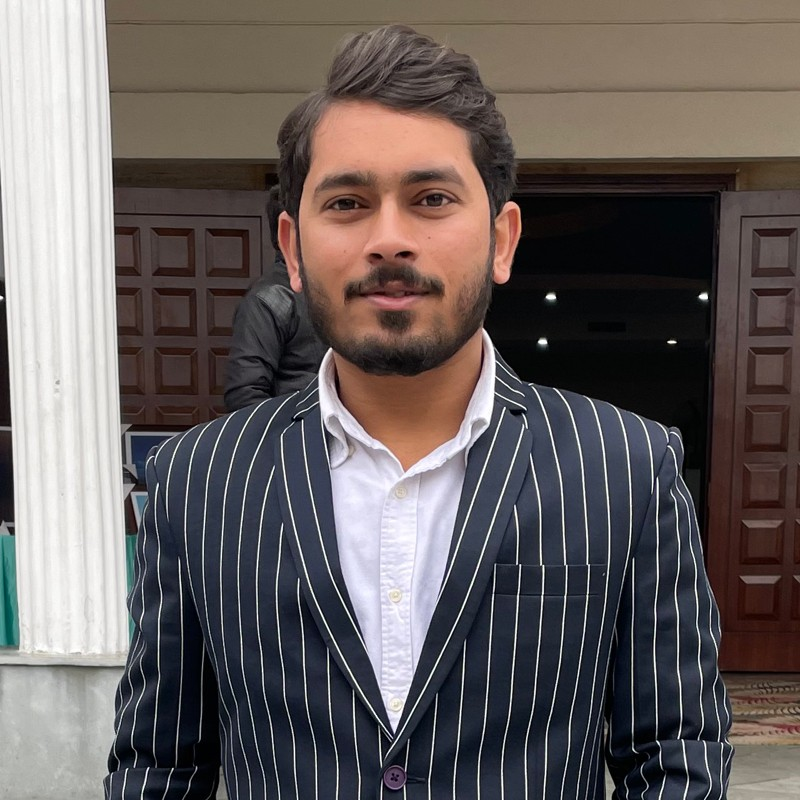
#> input picture OpenCvPythonProject/Resources/raghav.jpg, 800 x 800 px
$ python imageCropping.py
#> lines starting #> are read from the running program, lines starting #| are printed output that depends on the picture
import cv2
import os

os.chdir("C:/Users/Raghav/PycharmProjects/OpenCvPythonProject")

img = cv2.imread("Resources/raghav.jpg")
#> img is the input picture: shape (800, 800, 3); mean B, G, R 93.4, 94.3, 101.9
print(img.shape)
#| (800, 800, 3)
cv2.imshow("Image", img)

imgCropped = img[0:500, 120:700]
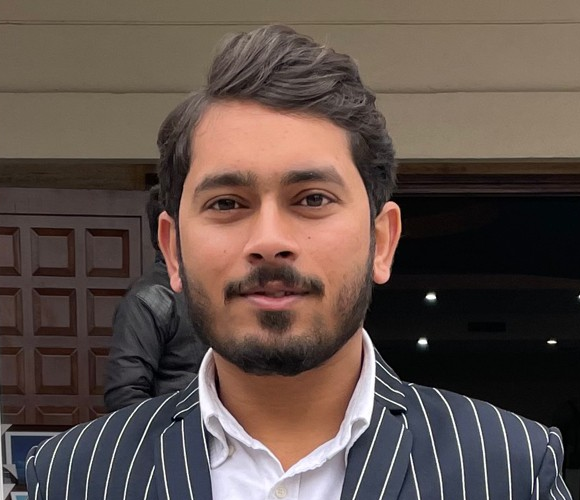
#> imgCropped: shape (500, 580, 3); mean B, G, R 73.4, 79.7, 95
print(imgCropped.shape)
#| (500, 580, 3)
cv2.imshow("Cropped Image", imgCropped)
cv2.waitKey(0)
